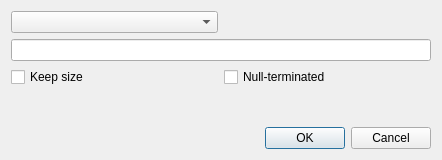
<?xml version="1.0" encoding="UTF-8"?>
<ui version="4.0">
 <class>DialogEditString</class>
 <widget class="QDialog" name="DialogEditString">
  <property name="windowModality">
   <enum>Qt::ApplicationModal</enum>
  </property>
  <property name="geometry">
   <rect>
    <x>0</x>
    <y>0</y>
    <width>442</width>
    <height>160</height>
   </rect>
  </property>
  <property name="windowTitle">
   <string>String</string>
  </property>
  <property name="modal">
   <bool>true</bool>
  </property>
  <layout class="QVBoxLayout" name="verticalLayout">
   <item>
    <layout class="QHBoxLayout" name="horizontalLayout_3">
     <item>
      <widget class="QComboBox" name="comboBoxType"/>
     </item>
     <item>
      <widget class="QLabel" name="labelAvailable">
       <property name="text">
        <string/>
       </property>
      </widget>
     </item>
    </layout>
   </item>
   <item>
    <widget class="QLineEdit" name="lineEditString"/>
   </item>
   <item>
    <layout class="QHBoxLayout" name="horizontalLayout_2">
     <item>
      <widget class="QCheckBox" name="checkBoxKeepSize">
       <property name="text">
        <string>Keep size</string>
       </property>
      </widget>
     </item>
     <item>
      <widget class="QCheckBox" name="checkBoxNullTerminated">
       <property name="text">
        <string>Null-terminated</string>
       </property>
      </widget>
     </item>
    </layout>
   </item>
   <item>
    <spacer name="verticalSpacer">
     <property name="orientation">
      <enum>Qt::Vertical</enum>
     </property>
     <property name="sizeHint" stdset="0">
      <size>
       <width>20</width>
       <height>40</height>
      </size>
     </property>
    </spacer>
   </item>
   <item>
    <layout class="QHBoxLayout" name="horizontalLayout">
     <item>
      <spacer name="horizontalSpacer">
       <property name="orientation">
        <enum>Qt::Horizontal</enum>
       </property>
       <property name="sizeHint" stdset="0">
        <size>
         <width>40</width>
         <height>20</height>
        </size>
       </property>
      </spacer>
     </item>
     <item>
      <widget class="QPushButton" name="pushButtonOK">
       <property name="text">
        <string>OK</string>
       </property>
      </widget>
     </item>
     <item>
      <widget class="QPushButton" name="pushButtonCancel">
       <property name="text">
        <string>Cancel</string>
       </property>
      </widget>
     </item>
    </layout>
   </item>
  </layout>
 </widget>
 <resources/>
 <connections/>
</ui>
